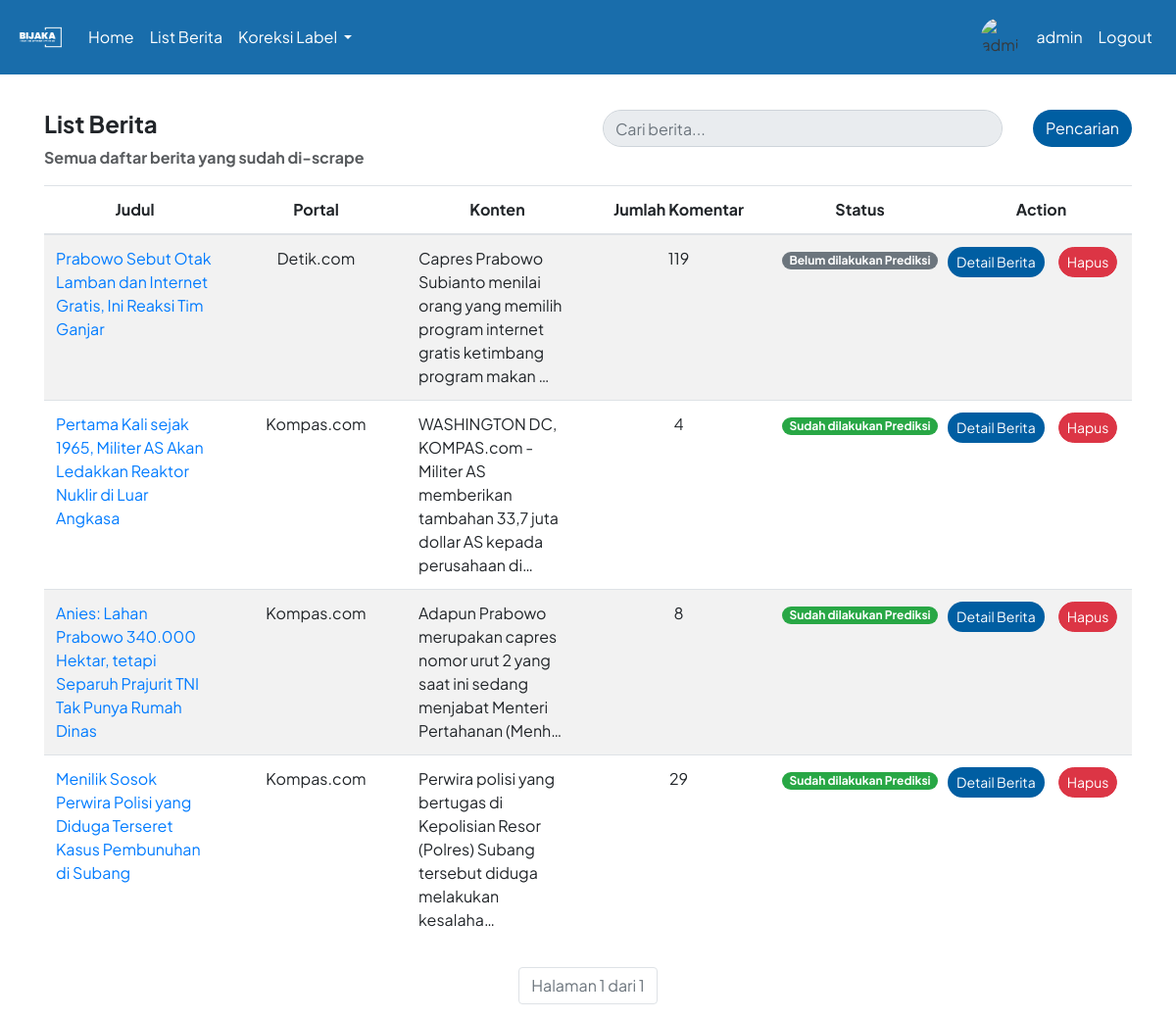
Page /list_berita/ (signed in) on the committed database.
### hateapp/models.py (models this page shows, shortened)
class Berita(models.Model):
    link = models.URLField()
    portal = models.CharField(max_length=50)
    judul = models.CharField(max_length=255)
    konten = models.TextField()
    jumlah_komentar = models.PositiveIntegerField()
    timestamp_scrape = models.DateTimeField(verbose_name='Timestamp Scrape')
    @property
    def status_prediksi(self):
        return all(komentar.prediksi is not None for komentar in self.komentar_set.all())

### hateapp/views.py (the view)
# urls.py: path('list_berita/', views.list_berita, name="list_berita"),
def list_berita(request):
    form = BeritaSearchForm(request.GET)
    berita_list = Berita.objects.order_by('-timestamp_scrape')
    if form.is_valid():
        search_query = form.cleaned_data['search']
        if search_query:
            berita_list = berita_list.filter(
                Q(judul__icontains=search_query) |
                Q(portal__icontains=search_query) |
                Q(konten__icontains=search_query)
            )
    page = request.GET.get('page', 1)
    paginator = Paginator(berita_list, 5)
    try:
        berita = paginator.page(page)
    except PageNotAnInteger:
        berita = paginator.page(1)
    except EmptyPage:
        berita = paginator.page(paginator.num_pages)
    return render(request, 'list_berita.html', {'berita_list': berita, 'berita': berita, 'form': form})

### hateapp/forms.py
class BeritaSearchForm(forms.Form):
    search = forms.CharField(max_length=255, required=False)

### templates/list_berita.html (shortened to what this page needs)
{% extends 'base.html' %}
{% block content %}
<div class="row">
    <div class="col-6">
        <h4><strong>List Berita</strong></h4>
        <p style="opacity: 0.75;"><strong>Semua daftar berita yang sudah di-scrape</strong></p>
    </div>
    <div class="col-6 text-left">
        <form method="get" action="{% url 'list_berita' %}">
            <div class="form-group">
                <div class="input-group mb-3">
                    <input style="border-radius: 20px;" type="text" class="form-control" placeholder="Cari berita..." name="search" value="{{ request.GET.search }}" autocomplete="off" readonly onfocus="this.removeAttribute('readonly');">
                    <div class="input-group-append">
                        <button class="btn" type="submit" style="background-color: #005EA2; color: #fff; border-radius: 20px; margin-left: 2em;">Pencarian</button>
                    </div>
                </div>
            </div>
        </form>
    </div>
</div>
<table class="table table-striped" style="table-layout: fixed; width: 100%;">
    <thead class="text-center">
        <tr>
            <th>Judul</th>
            <th>Portal</th>
            <th>Konten</th>
            <th>Jumlah Komentar</th>
            <th>Status</th>
            <th>Action</th>
        </tr>
    </thead>
    <tbody>
        {% for berita in berita_list %}
            <tr>
                <td style="width: 20%; text-wrap: wrap;"><a href="{{berita.link}}" class="text-decoration-none" target="_blank">{{ berita.judul }}</a></td>
                <td class="text-center" style="width: 15%;">{{ berita.portal }}</td>
                <td style="width: 35%;">{{ berita.konten|truncatechars:100 }}</td>
                <td class="text-center" style="width: 10%;">{{ berita.jumlah_komentar }}</td>
                <td class="text-center" style="width: 5%;">
                    {% if berita.status_prediksi %}
                        <span class="badge badge-pill badge-success">Sudah dilakukan Prediksi</span>
                    {% else %}
                        <span class="badge badge-pill badge-secondary">Belum dilakukan Prediksi</span>
                    {% endif %}
                </td>
                <td class="text-center" style="width: 5%;">
                    {% if user.is_staff %}
                    <div class="row">
                        <a href="{% url 'detail_berita' berita_id=berita.id %}" class="btn btn-sm" style="background-color: #005EA2; color: #fff; border-radius: 20px; margin-right: 1em;">Detail Berita</a>
                        <button type="button" class="btn btn-sm btn-danger" data-toggle="modal" data-target="#deleteModal{{ berita.id }}" style="border-radius: 20px;">
                            Hapus
                        </button>
                    </div>
                {% else %}
                        <a href="{% url 'detail_berita' berita_id=berita.id %}" class="btn btn-sm" style="background-color: #005EA2; color: #fff; border-radius: 20px; margin-right: 1em;">Detail Berita</a>
                {% endif %}
                </td>
            </tr>
        {% endfor %}
    </tbody>
</table>
    <div class="pagination mt-4 d-flex justify-content-center">
        <ul class="pagination justify-content-center">
            <li class="page-item disabled">
                <span class="page-link">
                    Halaman {{ berita.number }} dari {{ berita.paginator.num_pages }}
                </span>
            </li>
        </ul>
    </div>
{% endblock %}

### templates/base.html (shortened to what this page needs)
<!DOCTYPE html>
{% load static %}
{% load avatar_tags %}
<html lang="en">
<head>
    <link rel="stylesheet" href="static/style.css">
    <link rel="stylesheet" href="https://cdn.jsdelivr.net/npm/bootstrap@4.6.2/dist/css/bootstrap.min.css">
</head>
<body>
  <nav class="navbar navbar-expand-lg navbar-light fixed-top" style="background-color: #005EA2; opacity: 0.90">
    <a class="navbar-brand" href="#" style="color: white; display: flex; align-items: center;">
      <img src="{% static 'bijaka.png' %}" alt="Deskripsi gambar" style="width: 50px; height: 50px; object-fit: cover; border-radius: 50%;">
  </a>
    <div class="collapse navbar-collapse" id="navbarNav">
      <ul class="navbar-nav">
        <li class="nav-item">
          <a class="nav-link" href="{% url 'berita' %}" style="color: white;">Home</a>
        </li>
        <li class="nav-item">
          <a class="nav-link" href="{% url 'list_berita' %}" style="color: white;">List Berita</a>
        </li>
        <li class="nav-item dropdown">
          <a class="nav-link dropdown-toggle" style="color: white;" href="#" id="navbarDropdownMenuLink" data-toggle="dropdown" aria-haspopup="true" aria-expanded="false">
            Koreksi Label
          </a>
        </li>
      </ul>
      <ul class="navbar-nav ml-auto">
        {% if user.is_authenticated %}
            <li class="nav-item">
              <div class="d-flex align-items-center">
                <img src="{% avatar_url user 24 %}" style="width: 40px; height: 40px;" alt="{{ user.username }} Avatar" class="rounded-circle mr-2">
                <a class="nav-link" href="#" data-toggle="modal" data-target="#logoutModal" style="color: white;">
                    {{ user.username }}
                </a>
            </div>
            </li>
            <li class="nav-item">
                <a class="nav-link" href="#" data-toggle="modal" data-target="#logoutModal" style="color: white;">Logout</a>
            </li>
        {% else %}
            <li class="nav-item">
                <a class="nav-link" href="{% url 'login' %}" style="color: white;">Login</a>
            </li>
        {% endif %}
    </ul>
    </div>
</nav>
<div class="container mt-4" style="margin-top: 7em !important;">
        {% block content %}
        {% endblock %}
    </div>
</body>
</html>

### templates/base.html (style rules this page uses)
h2, h1, p, div, a { font-family: 'Plus Jakarta Sans', sans-serif; }

### rows in the picture
Berita: judul "Prabowo Sebut Otak Lamban dan Internet Gratis, Ini Reaksi Tim Ganjar", portal "Detik.com", konten "Capres Prabowo Subianto menilai orang yang memilih program internet gratis ketimbang program makan …", jumlah_komentar "119", shows "Belum dilakukan Prediksi"
Berita: judul "Pertama Kali sejak 1965, Militer AS Akan Ledakkan Reaktor Nuklir di Luar Angkasa", portal "Kompas.com", konten "WASHINGTON DC, KOMPAS.com - Militer AS memberikan tambahan 33,7 juta dollar AS kepada perusahaan di…", jumlah_komentar "4", shows "Sudah dilakukan Prediksi"
Berita: judul "Anies: Lahan Prabowo 340.000 Hektar, tetapi Separuh Prajurit TNI Tak Punya Rumah Dinas", portal "Kompas.com", konten "Adapun Prabowo merupakan capres nomor urut 2 yang saat ini sedang menjabat Menteri Pertahanan (Menh…", jumlah_komentar "8", shows "Sudah dilakukan Prediksi"
Berita: judul "Menilik Sosok Perwira Polisi yang Diduga Terseret Kasus Pembunuhan di Subang", portal "Kompas.com", konten "Perwira polisi yang bertugas di Kepolisian Resor (Polres) Subang tersebut diduga melakukan kesalaha…", jumlah_komentar "29", shows "Sudah dilakukan Prediksi"

### other values in the picture
{{ user.username }} "admin"
{{ berita.number }} "1"
{{ berita.paginator.num_pages }} "1"
